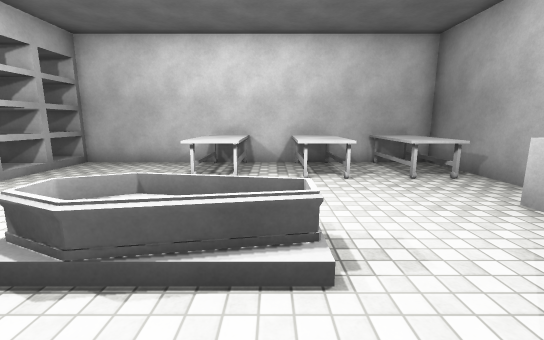
View 1 (above)

12 first-person views from a walk through a 3-D level made in the Unity game engine. The camera is 1.4 m above the floor, tilts 10° down and sees 90° across. The floor is counted in squares, 1 m on a side. Each view is taken from the middle of a square. On the plan, view 1 faces up. The plan holds only what a view shows up to about 13 squares ahead; the rest is blank. The place goes on beyond the plan. Door leaves are left out, so doorways stand open. Surface patterns are stand-ins for the level's own textures.

View 2
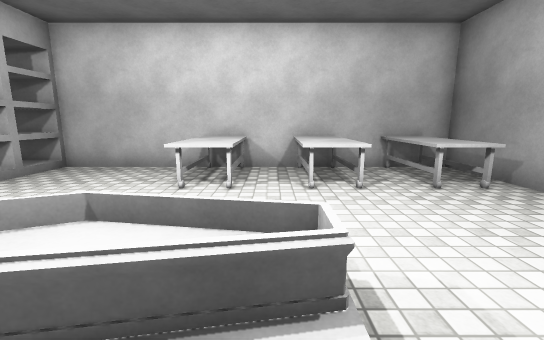

View 3
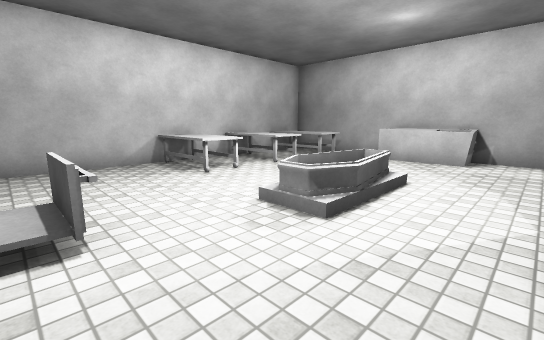

View 4
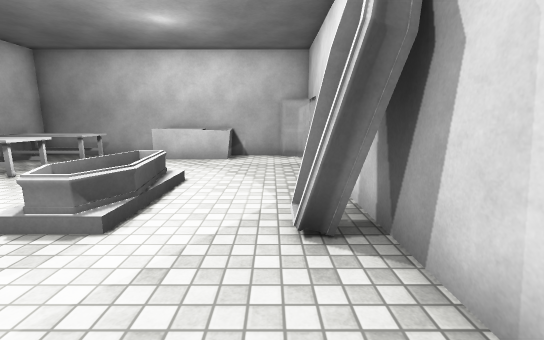

View 5
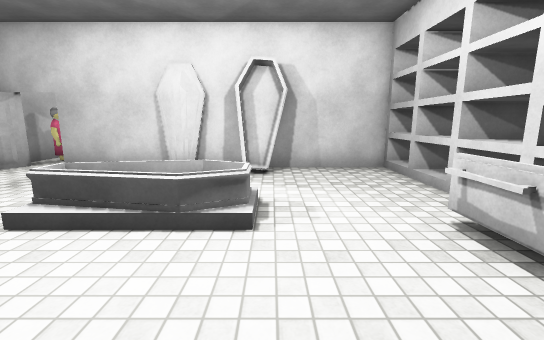

View 6
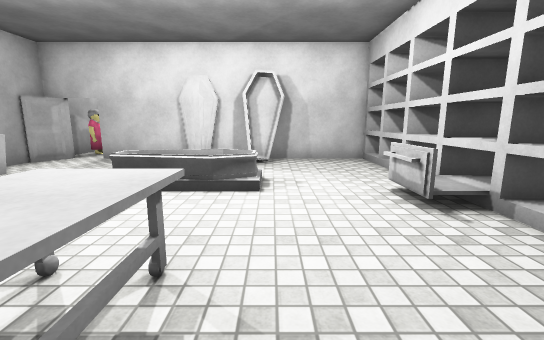

View 7
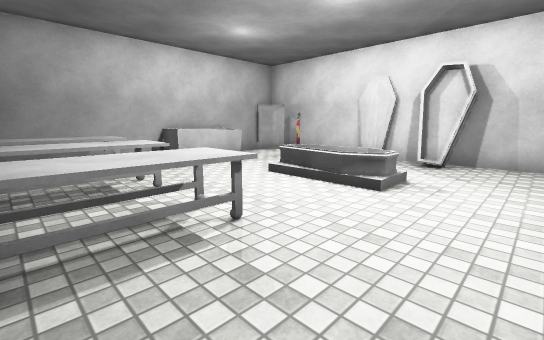

View 8
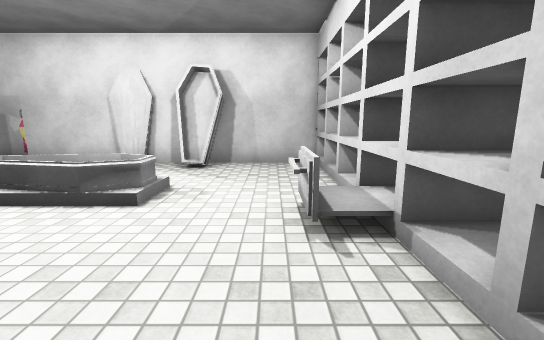

View 9
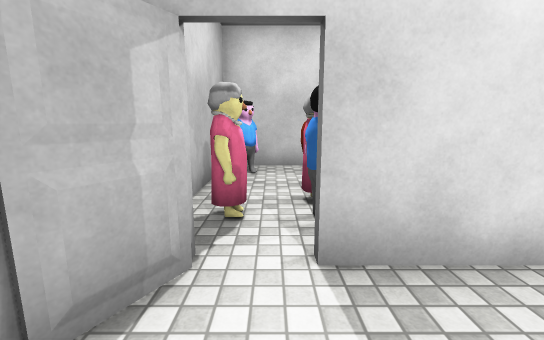

View 10
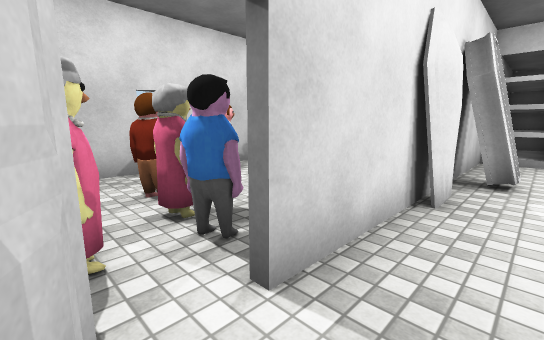

View 11
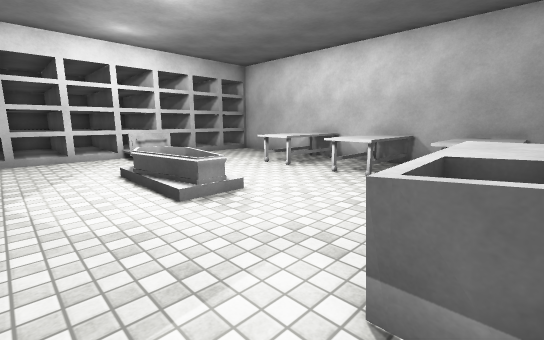

View 12
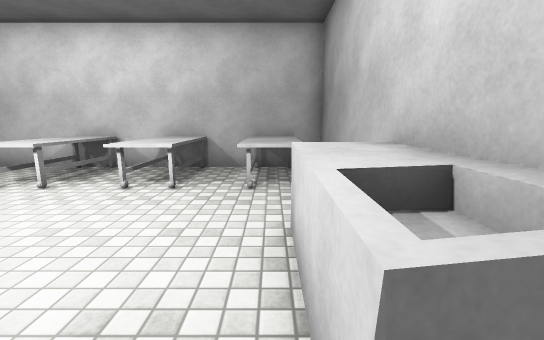

### Floor plan
Key: @ floor where view 1 was taken; # wall or solid block; . main floor; : floor 0.5 m higher than the main floor; / step, stairs or slope; = window, fence, low wall or low ledge; ^ raised ledge; O other object.
Columns run from 7 left of view 1 to 6 right of it. Each row starts with its distance up from view 1.
 10 ##############
  9 #....OO.OOOOO#
  8 #....OO.OOOOO#
  7 #....OO.OOOOO#
  6 #............#
  5 #==..........#
  4 #==........^^#
  3 #=..=::/...^^#
  2 #....=//...^^#
  1 #............#
  0 #...=..@.....#
 -1 #...####....##
 -2 ###########.##
 -3          .O.##
 -4          .#..#
 -5           #  #

Where each view was taken, in squares from view 1:
view 1: 0 up, 0 right, facing up
view 2: 1 up, 0 right, facing up
view 3: 0 up, 6 left, facing up-right
view 4: 0 up, 6 left, facing right
view 5: 7 up, 3 left, facing down
view 6: 9 up, 3 left, facing down
view 7: 9 up, 5 left, facing down-right
view 8: 8 up, 5 left, facing down
view 9: 1 up, 4 right, facing down
view 10: 0 up, 5 right, facing down-left
view 11: 0 up, 5 right, facing up-left
view 12: 1 up, 4 right, facing up
